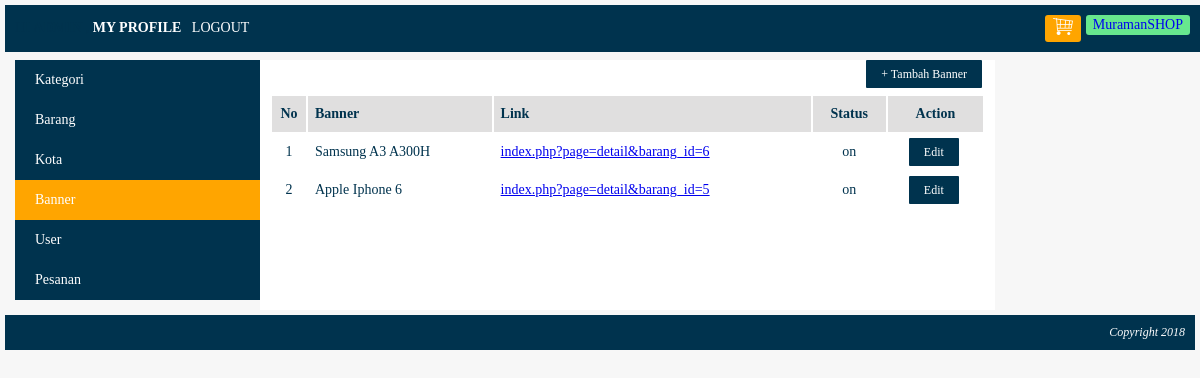
The app's page /index.php?page=my_profile&module=banner&action=list (signed in) with its own data.
### tables this page shows
CREATE TABLE `banner` (
  `banner_id` int(10) NOT NULL,
  `banner` varchar(100) NOT NULL,
  `gambar` varchar(150) NOT NULL,
  `link` varchar(500) NOT NULL,
  `status` enum('on','off') NOT NULL
);

### module/banner/list.php (the view)
<div id="frame-tambah">
	<a class="tombol-action" href="<?php echo BASE_URL."index.php?page=my_profile&module=banner&action=form"; ?>">+ Tambah Banner</a>
</div>
<?php
    $no=1;
    $queryBanner = mysqli_query($koneksi, "SELECT * FROM banner ORDER BY banner_id DESC");
    if(mysqli_num_rows($queryBanner) == 0)
    {
        echo "<h3>Saat ini belum ada banner di dalam database</h3>";
    }
    else
    {
        echo "<table class='table-list'>";
            echo "<tr class='baris-title'>
                    <th class='no'>No</th>
                    <th class='kiri'>Banner</th>
                    <th class='kiri'>Link</th>
                    <th class='tengah'>Status</th>
                    <th class='tengah'>Action</th>
                 </tr>";
            while($rowBanner=mysqli_fetch_array($queryBanner))
            {
                echo "<tr>
                        <td class='no'>$no</td>
                        <td>$rowBanner[banner]</td>
                        <td><a target='blank' href='".BASE_URL."$rowBanner[link]'>$rowBanner[link]</a></td>
                        <td class='tengah'>$rowBanner[status]</td>
                        <td class='tengah'><a class='tombol-action' href='".BASE_URL."index.php?page=my_profile&module=banner&action=form&banner_id=$rowBanner[banner_id]"."'>Edit</a></td>
                     </tr>";
                $no++;
            }
        echo "</table>";
    }
?>

### css/style.css (style rules this page uses)
body { font-family:Verdana; font-size: 14px; color:#00334e; background: #f7f7f7; margin: 0px; padding: 0px; box-sizing: border-box; }
.table-list { width: 100%; }
.table-list tr.baris-title { background: #e0dfdf; }
.table-list tr th, .table-list tr td { padding: 10px 7px; }
.no { width: 20px; text-align: center; }
.kiri { text-align: left; }
.tengah { text-align: center; }
#frame-tambah { margin-bottom: 12px; text-align: right; }
.tombol-action { background:#00334e;; color: white; border-radius: 1px; margin-right: 3px; padding: 7px 15px; text-decoration: none; font-size: 12px; }

### records on screen
banner: banner "Samsung A3 A300H", link "index.php?page=detail&barang_id=6", status "on"
banner: banner "Apple Iphone 6", link "index.php?page=detail&barang_id=5", status "on"
